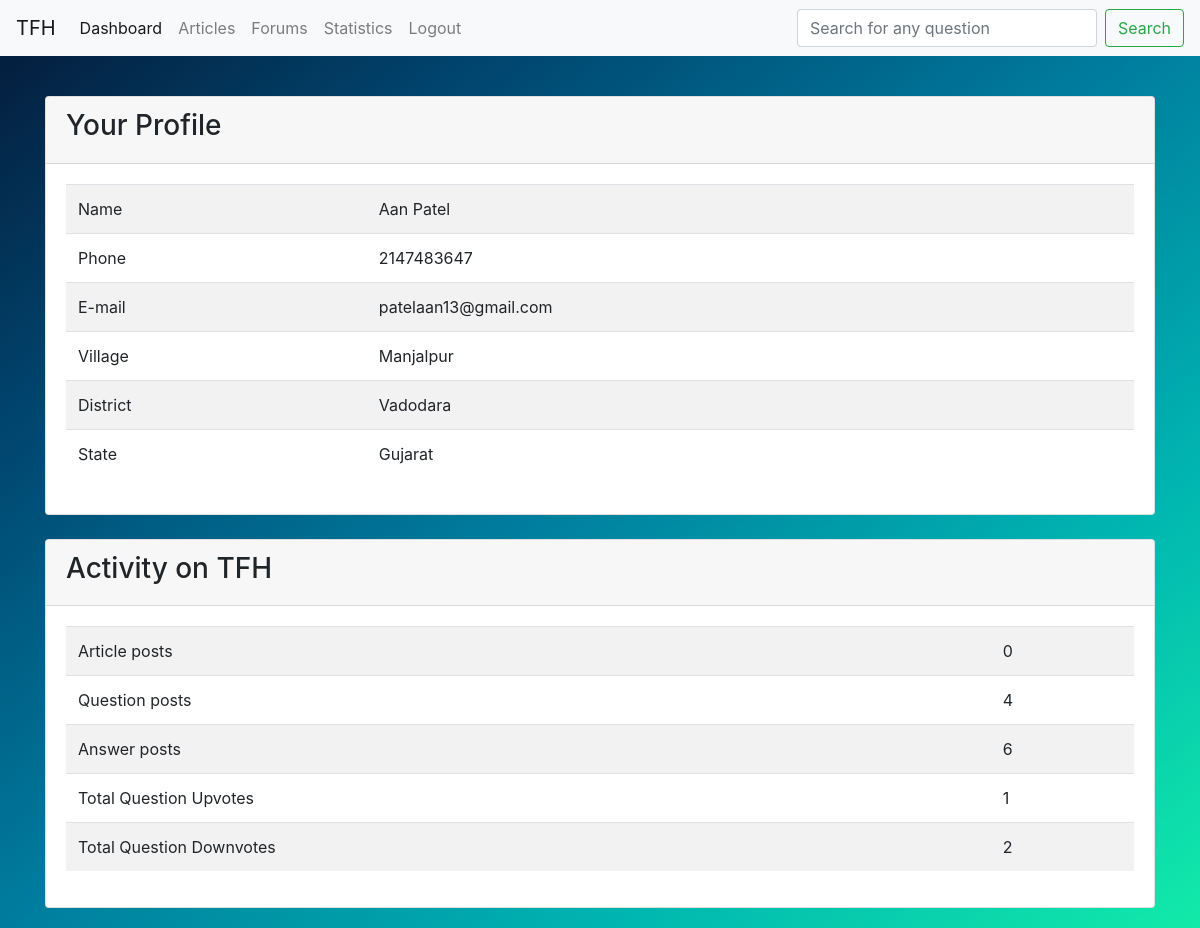
The app's page /dashboard/dashboard.php (signed in) with its own data.
### tables this page shows
CREATE TABLE `account` (
  `uid` int(10) NOT NULL,
  `username` varchar(50) NOT NULL,
  `email` varchar(40) DEFAULT NULL,
  `phoneNumber` int(10) NOT NULL,
  `password` varchar(40) NOT NULL,
  `language` varchar(40) NOT NULL,
  `fname` varchar(100) NOT NULL,
  `lname` varchar(100) NOT NULL,
  `village` varchar(50) NOT NULL,
  `dist` varchar(50) NOT NULL,
  `state` varchar(50) NOT NULL
);

### dashboard/dashboard.php (the view, shortened to what this page needs)
<?php
require("../includes/db.php");
$fname = $_SESSION['fname'];
$lname = $_SESSION['lname'];
$uid = $_SESSION['uid'];
$articleCount=0;
$answerCount=0;
$res = mysqli_query($con, "SELECT phoneNumber, village, dist, state, email FROM account WHERE uid=$uid");
$row = mysqli_fetch_array($res);
$phone = $row['phoneNumber'];
$email = $row['email'];
$village = $row['village'];
$district = $row['dist'];
$state = $row['state'];
$questionCount=0;
$upCount = 0;
$downCount = 0;
$res = mysqli_query($con, "SELECT articleid FROM article WHERE uid=$uid");
if($res){
  $articleCount = mysqli_num_rows($res);
}
$res = mysqli_query($con, "SELECT qno FROM answer WHERE uid=$uid");
if($res){
  $answerCount = mysqli_num_rows($res);
}
$res = mysqli_query($con, "SELECT qno FROM question WHERE uid=$uid");
if($res){
  $questionCount = mysqli_num_rows($res);
}
$res = mysqli_query($con, "SELECT SUM(qupcount) AS uc FROM question WHERE uid= $uid");
if($res){
  $row = mysqli_fetch_array($res);
  $upCount=$row['uc'];
}
$res = mysqli_query($con, "SELECT SUM(qdowncount) AS dc FROM question WHERE uid= $uid");
if($res){
  $row = mysqli_fetch_array($res);
  $downCount=$row['dc'];
}
?>
<!DOCTYPE html>
<html lang="en">
<head>
  <link rel="stylesheet" href="https://maxcdn.bootstrapcdn.com/bootstrap/4.2.1/css/bootstrap.min.css">
</head>
<body class="bg">
<nav class="navbar navbar-expand-lg fixed-top navbar-light bg-light">
  <a class="navbar-brand" href="#">TFH</a>
  <div class="collapse navbar-collapse" id="navbarNav">
    <ul class="navbar-nav">
      <li class="nav-item">
        <a class="nav-link active" href="../dashboard/dashboard.php">Dashboard</a>
      </li>
      <li class="nav-item">
        <a class="nav-link" href="../articles/articles.php">Articles</a>
      </li>
      <li class="nav-item">
        <a class="nav-link" href="../forum/forum.php">Forums</a>
      </li>
      <li class="nav-item">
        <a class="nav-link" href="../statistics/statistics.php">Statistics</a>
      </li>
      <li class="nav-item">
        <a class="nav-link" href="../logout/logout.php">Logout</a>
      </li>
    </ul>
  </div>
    <form class="form-inline my-2 my-lg-0" style="float:right;" action="../forum/searchq.php" method="get">
      <input class="form-control mr-sm-2" name="search" style="width: 300px" type="search" placeholder="Search for any question" aria-label="Search">
      <button class="btn btn-outline-success my-2 my-sm-0" type="submit">Search</button>
    </form>
</nav>
<br><br><br><br>
<div class="container">
<div class="card">
  <div class="card-header"><h3>Your Profile</h3></div>
  <div class="card-body">
    <table class="table table-striped">
    <tr><td>Name</td><td><?php echo $fname." ".$lname;?></td></tr>
    <tr><td>Phone</td><td><?php echo $phone;?></td></tr>
    <tr><td>E-mail</td><td><?php echo $email;?></td></tr>
    <tr><td>Village</td><td><?php echo $village;?></td></tr>
    <tr><td>District</td><td><?php echo $district;?></td></tr>
    <tr><td>State</td><td><?php echo $state;?></td></tr>
    </table>
  </div>
</div>
<br>
<div class="card" style="margin-bottom: 20px;">
  <div class="card-header"><h3>Activity on TFH</h3></div>
  <div class="card-body">
    <table class="table table-striped">
    <tr><td>Article posts</td><td><?php echo $articleCount;?></td></tr>
    <tr><td>Question posts</td><td><?php echo $questionCount;?></td></tr>
    <tr><td>Answer posts</td><td><?php echo $answerCount;?></td></tr>
    <tr><td>Total Question Upvotes</td><td><?php echo $upCount;?></td></tr>
    <tr><td>Total Question Downvotes</td><td><?php echo $downCount;?></td></tr>
    </table>
  </div>
</div>
</div>
</body>
</html>

### dashboard/dashboard.php (style rules this page uses)
body, html { height: fill; min-height: 100%; }
.bg { background-image: linear-gradient(to right bottom, #051937, #004872, #007d9e, #00b5b1, #12eba9); height: fill; min-height: 100%; background-position: center; background-repeat: no-repeat; background-size: cover; }

### records on screen
account: phoneNumber "2147483647", email "patelaan13@gmail.com", village "Manjalpur", dist "Vadodara", state "Gujarat"

### other values on screen
$fname "Aan"
$lname "Patel"
$articleCount "0"
$questionCount "4"
$answerCount "6"
$upCount "1"
$downCount "2"
